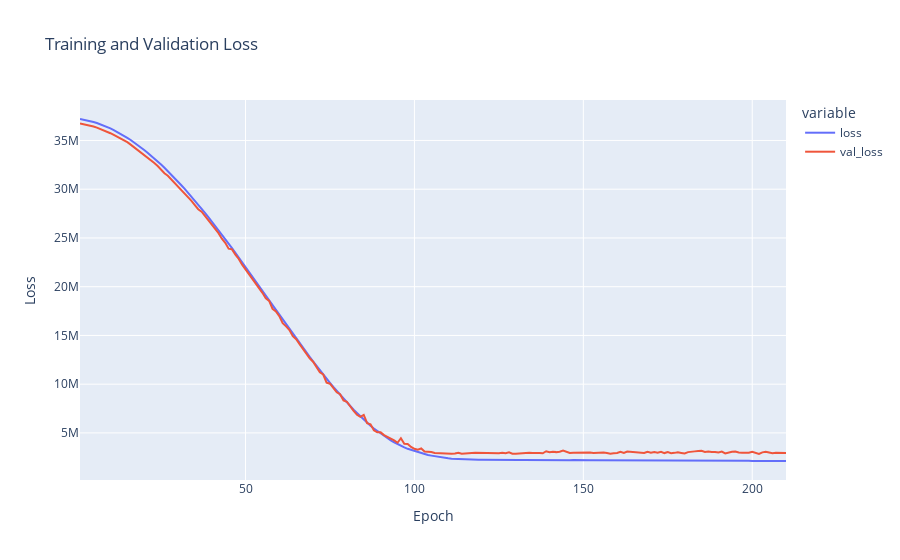
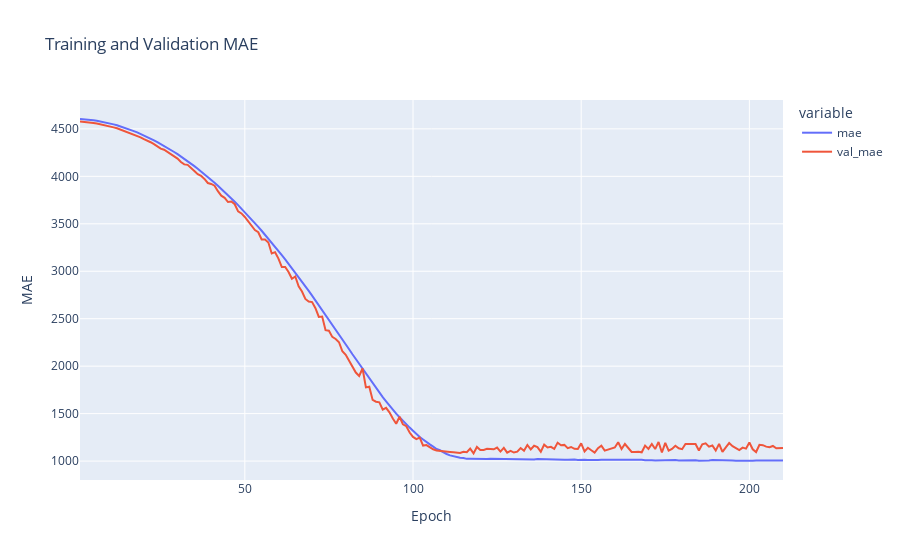

Notebook code for these charts, in order:
### Code cell
import plotly.express as px
import pandas as pd

# create a dataframe with the training history
df_graph = pd.DataFrame(history.history)

# create line charts for loss and MAE
fig = px.line(df_graph, x=df_graph.index+1, y=['loss', 'val_loss'], labels={'x':'Epoch', 'value':'Loss'},
              title='Training and Validation Loss')
fig.update_traces(mode='lines')
fig.show()

fig = px.line(df_graph, x=df_graph.index+1, y=['mae', 'val_mae'], labels={'x':'Epoch', 'value':'MAE'},
              title='Training and Validation MAE')
fig.update_traces(mode='lines')
fig.show()

### Figure 1 — Plotly figure (JSON) as saved in the notebook; plotly's stock layout.template omitted (floating-point values rounded to 4 significant figures; data arrays with more than 128 entries replaced by an {"elided": "..."} marker saying what was removed)
{"data": [{"hovertemplate": "variable=loss<br>Epoch=%{x}<br>Loss=%{y}<extra></extra>", "legendgroup": "loss", "line": {"color": "#636efa", "dash": "solid"}, "marker": {"symbol": "circle"}, "mode": "lines", "name": "loss", "orientation": "v", "showlegend": true, "type": "scatter", "x": {"elided": "210 int values"}, "xaxis": "x", "y": {"elided": "210 float values"}, "yaxis": "y"}, {"hovertemplate": "variable=val_loss<br>Epoch=%{x}<br>Loss=%{y}<extra></extra>", "legendgroup": "val_loss", "line": {"color": "#EF553B", "dash": "solid"}, "marker": {"symbol": "circle"}, "mode": "lines", "name": "val_loss", "orientation": "v", "showlegend": true, "type": "scatter", "x": {"elided": "210 int values"}, "xaxis": "x", "y": {"elided": "210 float values"}, "yaxis": "y"}], "layout": {"legend": {"title": {"text": "variable"}, "tracegroupgap": 0}, "title": {"text": "Training and Validation Loss"}, "xaxis": {"anchor": "y", "domain": [0, 1], "title": {"text": "Epoch"}}, "yaxis": {"anchor": "x", "domain": [0, 1], "title": {"text": "Loss"}}}}

### Figure 2 — Plotly figure (JSON) as saved in the notebook; plotly's stock layout.template omitted (floating-point values rounded to 4 significant figures; data arrays with more than 128 entries replaced by an {"elided": "..."} marker saying what was removed)
{"data": [{"hovertemplate": "variable=mae<br>Epoch=%{x}<br>MAE=%{y}<extra></extra>", "legendgroup": "mae", "line": {"color": "#636efa", "dash": "solid"}, "marker": {"symbol": "circle"}, "mode": "lines", "name": "mae", "orientation": "v", "showlegend": true, "type": "scatter", "x": {"elided": "210 int values"}, "xaxis": "x", "y": {"elided": "210 float values"}, "yaxis": "y"}, {"hovertemplate": "variable=val_mae<br>Epoch=%{x}<br>MAE=%{y}<extra></extra>", "legendgroup": "val_mae", "line": {"color": "#EF553B", "dash": "solid"}, "marker": {"symbol": "circle"}, "mode": "lines", "name": "val_mae", "orientation": "v", "showlegend": true, "type": "scatter", "x": {"elided": "210 int values"}, "xaxis": "x", "y": {"elided": "210 float values"}, "yaxis": "y"}], "layout": {"legend": {"title": {"text": "variable"}, "tracegroupgap": 0}, "title": {"text": "Training and Validation MAE"}, "xaxis": {"anchor": "y", "domain": [0, 1], "title": {"text": "Epoch"}}, "yaxis": {"anchor": "x", "domain": [0, 1], "title": {"text": "MAE"}}}}
